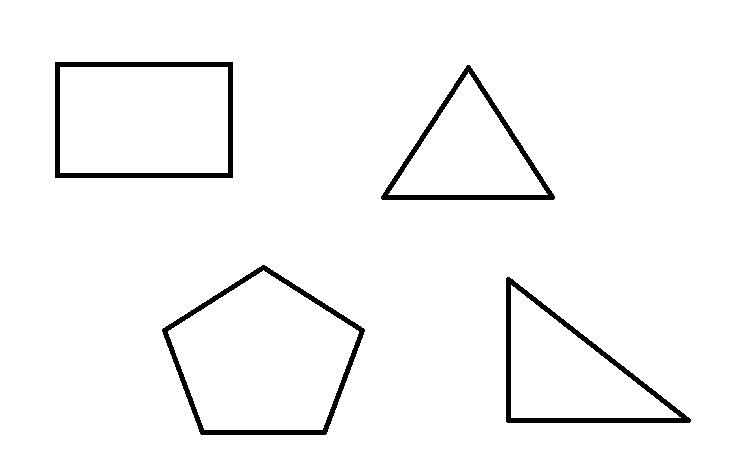
#> input picture Images/shapes.png, 740 x 469 px, found by its file name
$ python shapesFill.py   (Python 2 division)
#> lines starting #> are read from the running program, lines starting #| are printed output that depends on the picture; after the words box and inside, x2 and y2 are one past the last pixel; in counts of white or black regions, pixels touching at a corner belong together
#!/usr/bin/python
# -*- coding: utf-8 -*-
__author__ = 'Josefoo'
import numpy as np
import cv2

img = cv2.imread('shapes.png')
#> img is the input picture: shape (469, 740, 3); 96.9% white; 4 black regions, box (x1, y1, x2, y2) and area: (162, 265, 365, 435) 2854, (55, 62, 233, 178) 2840, (506, 277, 691, 423) 2729, (381, 65, 555, 200) 2372
gray = cv2.imread('shapes.png',0)

ret,thresh = cv2.threshold(gray,127,255,1)
#> thresh: shape (469, 740); 3.1% white; 4 white regions

contours,h = cv2.findContours(thresh,1,2)
#> contours = 8 contours; box (x1, y1, x2, y2) and area: (162, 265, 365, 435) 23734, (167, 269, 360, 431) 21402, (55, 62, 233, 178) 20355, (59, 66, 229, 174) 18081, (506, 277, 691, 423) 13824, (381, 65, 555, 200) 11972, (510, 284, 682, 419) 11589, (387, 71, 549, 196) 10024; h = [[1, -1, -1, -1], [2, 0, -1, -1], [3, 1, -1, -1], [4, 2, -1, -1], [5, 3, -1, -1], [6, 4, -1, -1], [7, 5, -1, -1], [-1, 6, -1, -1]]

for cnt in contours:
    approx = cv2.approxPolyDP(cnt,0.01*cv2.arcLength(cnt,True),True)
    print len(approx)
    if len(approx)==5:
        print "pentagono"
        cv2.drawContours(img,[cnt],0,255,-1)
    elif len(approx)==3:
        print "triangulo"
        cv2.drawContours(img,[cnt],0,(0,255,0),-1)
    elif len(approx)==4:
        print "cuadrado-rectangulo"
        cv2.drawContours(img,[cnt],0,(0,0,255),-1)
    elif len(approx) == 9:
        print "medio circulo"
        cv2.drawContours(img,[cnt],0,(255,255,0),-1)
    elif len(approx) > 15:
        print "circulo"
        cv2.drawContours(img,[cnt],0,(0,255,255),-1)
#> this loop made 8 passes
#> approx on passes 1, 2, 5, 6, 7, 8: [[510, 285], [681, 417], [511, 418]], [[506, 278], [507, 422], [690, 421]], [[387, 194], [468, 71], [548, 194]], [[59, 67], [227, 66], [228, 172], [60, 173]], [[381, 196], [554, 198], [469, 65]], [[55, 62], [55, 177], [232, 177], [232, 62]]
#> (printed output is left out)
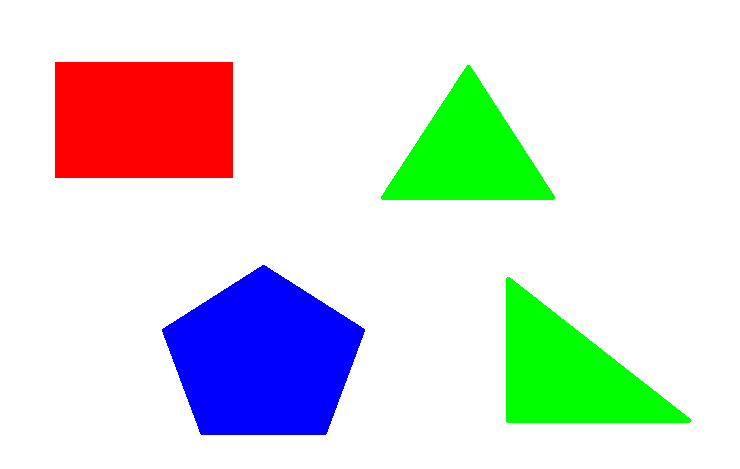
#> img: shape (469, 740, 3); mean B, G, R 220.5, 222.2, 218.1

cv2.imshow('img',img)
cv2.imwrite('shapesFillTest.jpg',img)
cv2.waitKey(0)
cv2.destroyAllWindows()
